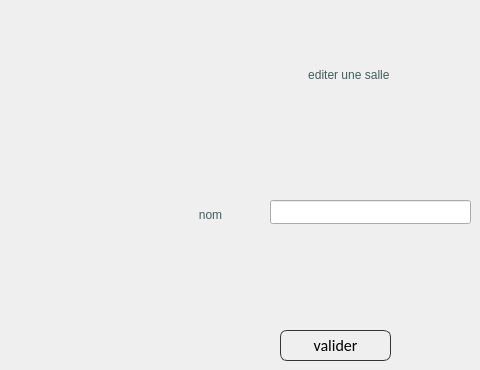
            <widget class="QWidget" name="page_5">
             <widget class="QLabel" name="label_43">
              <property name="geometry">
               <rect>
                <x>250</x>
                <y>60</y>
                <width>201</width>
                <height>31</height>
               </rect>
              </property>
              <property name="toolTip">
               <string>&lt;html&gt;&lt;head/&gt;&lt;body&gt;&lt;p align=&quot;center&quot;&gt;nom&lt;/p&gt;&lt;/body&gt;&lt;/html&gt;</string>
              </property>
              <property name="styleSheet">
               <string notr="true">color:rgb(65, 93, 92);

font: 13pt &quot;Allura&quot;;
background: transparent;
</string>
              </property>
              <property name="text">
               <string>&lt;html&gt;&lt;head/&gt;&lt;body&gt;&lt;p align=&quot;center&quot;&gt;editer une salle
&lt;/p&gt;&lt;/body&gt;&lt;/html&gt;</string>
              </property>
             </widget>
             <widget class="QLineEdit" name="lineEdit_10">
              <property name="geometry">
               <rect>
                <x>270</x>
                <y>200</y>
                <width>201</width>
                <height>24</height>
               </rect>
              </property>
             </widget>
             <widget class="QLabel" name="label_44">
              <property name="geometry">
               <rect>
                <x>110</x>
                <y>200</y>
                <width>201</width>
                <height>31</height>
               </rect>
              </property>
              <property name="toolTip">
               <string>&lt;html&gt;&lt;head/&gt;&lt;body&gt;&lt;p align=&quot;center&quot;&gt;nom&lt;/p&gt;&lt;/body&gt;&lt;/html&gt;</string>
              </property>
              <property name="styleSheet">
               <string notr="true">color:rgb(65, 93, 92);

font: 13pt &quot;Allura&quot;;
background: transparent;
</string>
              </property>
              <property name="text">
               <string>&lt;html&gt;&lt;head/&gt;&lt;body&gt;&lt;p align=&quot;center&quot;&gt;nom&lt;/p&gt;&lt;/body&gt;&lt;/html&gt;</string>
              </property>
             </widget>
             <widget class="QPushButton" name="pushButton_9">
              <property name="geometry">
               <rect>
                <x>280</x>
                <y>330</y>
                <width>111</width>
                <height>31</height>
               </rect>
              </property>
              <property name="styleSheet">
               <string notr="true">
QPushButton
{
	background: transparent;
	border-style:solid;
	border-radius:7px;
	border-width:1px;
border-color: rgb(50, 53, 57);
	color:rgb(0,0,0);
	font-size:16px;
font-family:Calibri;
}

QPushButton:hover
{
	background-color: #00000000;
	border-color: rgb(30, 227, 0);
	/*color:rgb(30, 227, 0);*/
}

QPushButton:focus
{
	background-color:  rgb(30, 227, 0);
	border-color: rgba(30, 227, 0,0);
	color:rgb(255, 255, 255);
}
</string>
              </property>
              <property name="text">
               <string>valider</string>
              </property>
             </widget>
            </widget>
